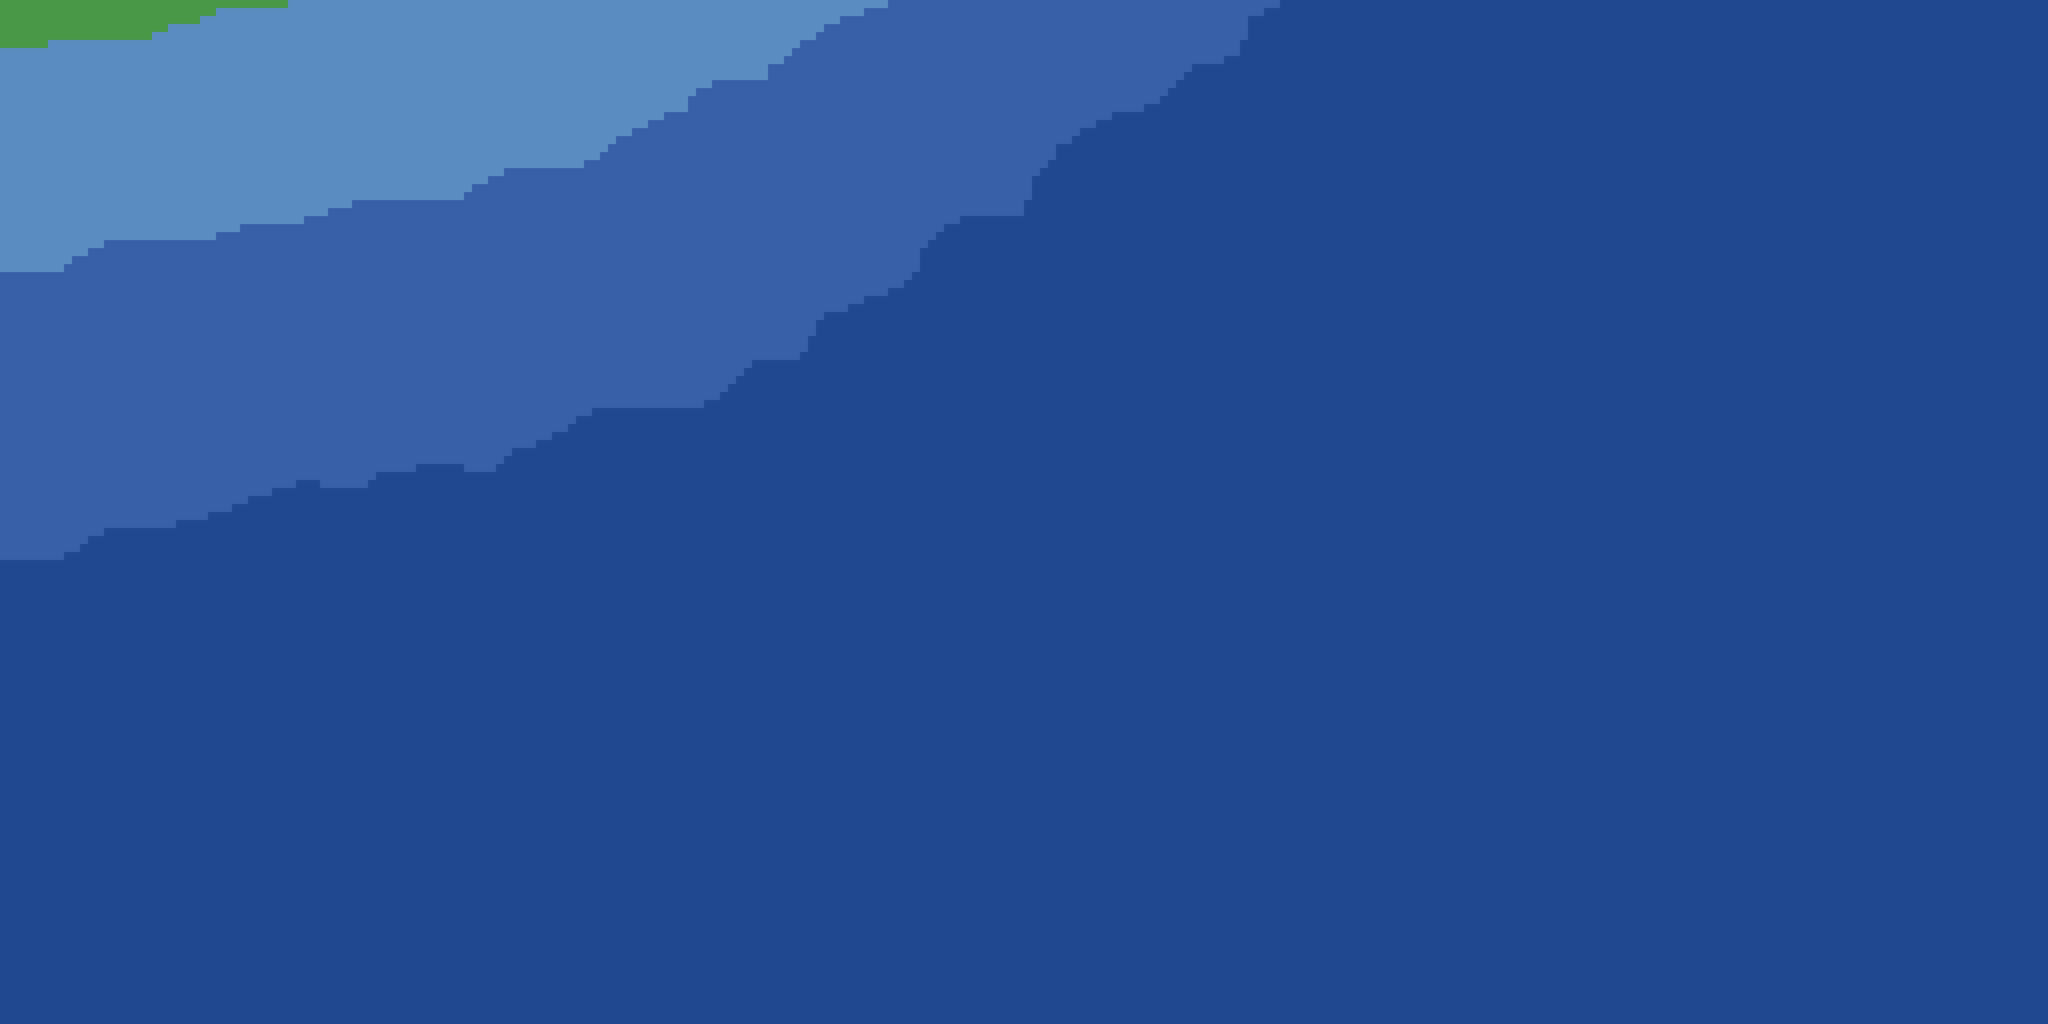

This game map was drawn from its Tiled (.tmx) file and the tilesets committed beside it. A one-line description and the trimmed map source follow:
An orthogonal 256x128 tile map with 32x32 px tiles, 9 tile layers (0_floor, 1_terrain, 2_object, 3_roof, ...), 11 tilesets.

<map version="0.99a" orientation="orthogonal" width="256" height="128" tilewidth="32" tileheight="32">
 <property name="x" value="500000" />
 <property name="y" value="500000" />
 <tileset name="Outside 0" firstgid="1" tilewidth="32" tileheight="32">
  <image source="../../zelda_outside_0_chipset.png" trans="ffffff" />
 </tileset>
 <tileset name="Outside 1" firstgid="481" tilewidth="32" tileheight="32">
  <image source="../../zelda_outside_1_chipset.png" trans="ffffff" />
 </tileset>
 <tileset name="Dungeon 0" firstgid="961" tilewidth="32" tileheight="32">
  <image source="../../zelda_dungeon_0_chipset.png" trans="ff00ff" />
 </tileset>
 <tileset name="Dungeon 1" firstgid="1441" tilewidth="32" tileheight="32">
  <image source="../../zelda_dungeon_1_chipset.png" trans="ff00ff" />
 </tileset>
 <tileset name="Interior 0" firstgid="1921" tilewidth="32" tileheight="32">
  <image source="../../zelda_interior_0_chipset.png" trans="ff00ff" />
 </tileset>
 <tileset name="Navigation" firstgid="2401" tilewidth="32" tileheight="32">
  <image source="../../zelda_navigation_chipset.png" />
 </tileset>
 <tileset name="Objects" firstgid="2402" tilewidth="32" tileheight="32">
  <image source="../../zelda_objects_chipset.png" />
 </tileset>
 <tileset name="Collision" firstgid="2602" tilewidth="32" tileheight="32">
  <image source="../../zelda_collision_chipset.png" />
 </tileset>
 <tileset name="Buildings 0" firstgid="2604" tilewidth="32" tileheight="32">
  <image source="../../zelda_building_0_tileset.png" />
 </tileset>
 <tileset name="Outside 2" firstgid="3084" tilewidth="32" tileheight="32">
  <image source="../../zelda_outside_2_chipset.png" />
 </tileset>
 <tileset name="Interior 1" firstgid="3564" tilewidth="32" tileheight="32">
  <image source="../../zelda_interior_1_chipset.png" />
 </tileset>
 <layer name="0_floor" width="256" height="128">
  <data>[32768 cells, 32768 non-empty, 4 distinct tile ids]</data>
 </layer>
 <layer name="1_terrain" width="256" height="128">
  <data>[32768 cells, 0 non-empty, 0 distinct tile ids]</data>
 </layer>
 <layer name="2_object" width="256" height="128">
  <data>[32768 cells, 0 non-empty, 0 distinct tile ids]</data>
 </layer>
 <layer name="3_roof" width="256" height="128">
  <data>[32768 cells, 0 non-empty, 0 distinct tile ids]</data>
 </layer>
 <layer name="4_roof_add" width="256" height="128">
  <data>[32768 cells, 0 non-empty, 0 distinct tile ids]</data>
 </layer>
 <layer name="objects" width="256" height="128">
  <data>[32768 cells, 0 non-empty, 0 distinct tile ids]</data>
 </layer>
 <layer name="collision" width="256" height="128" opacity="0.37">
  <data>[32768 cells, 0 non-empty, 0 distinct tile ids]</data>
 </layer>
 <layer name="navigation" width="256" height="128">
  <data>[32768 cells, 0 non-empty, 0 distinct tile ids]</data>
 </layer>
 <layer name="protection" width="256" height="128">
  <data>[32768 cells, 0 non-empty, 0 distinct tile ids]</data>
 </layer>
</map>
